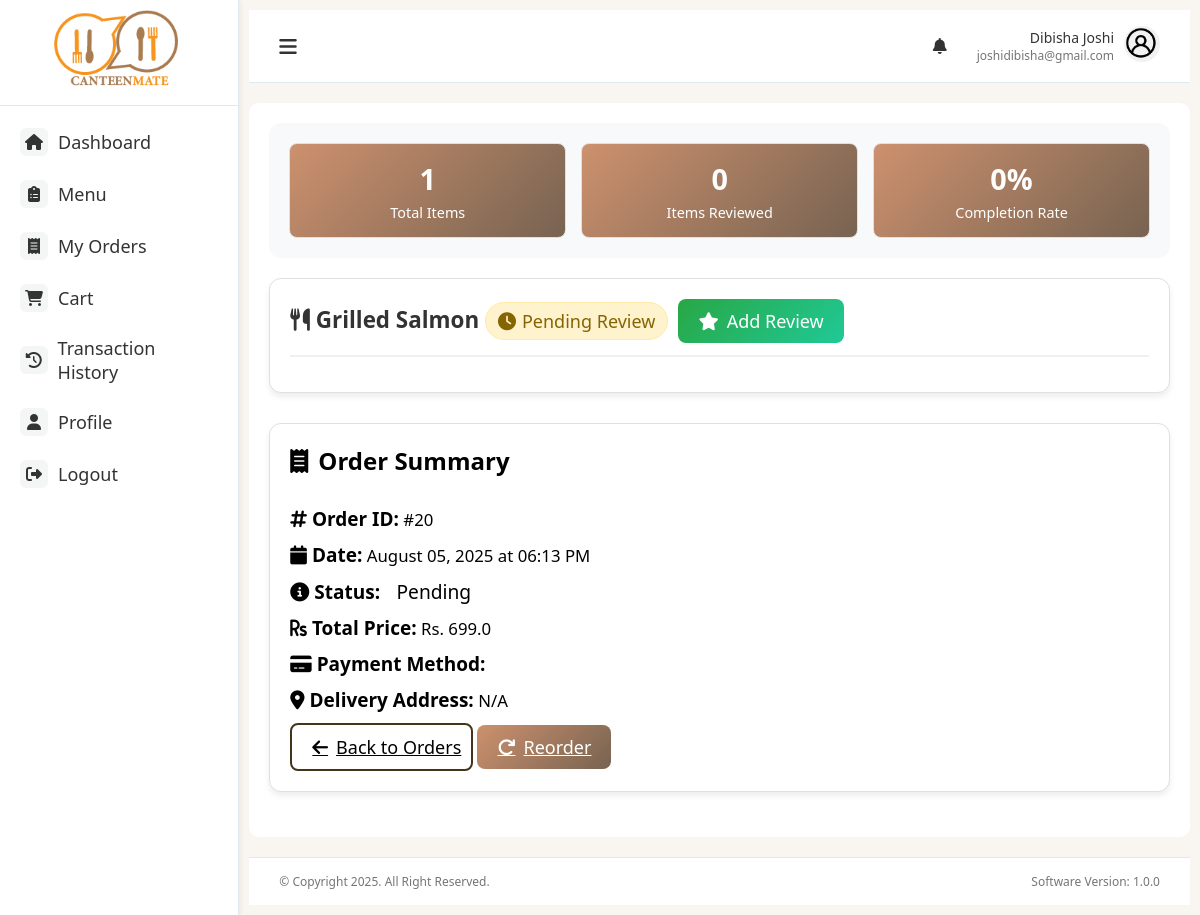
The app's page /order/20/review (signed in), older data.
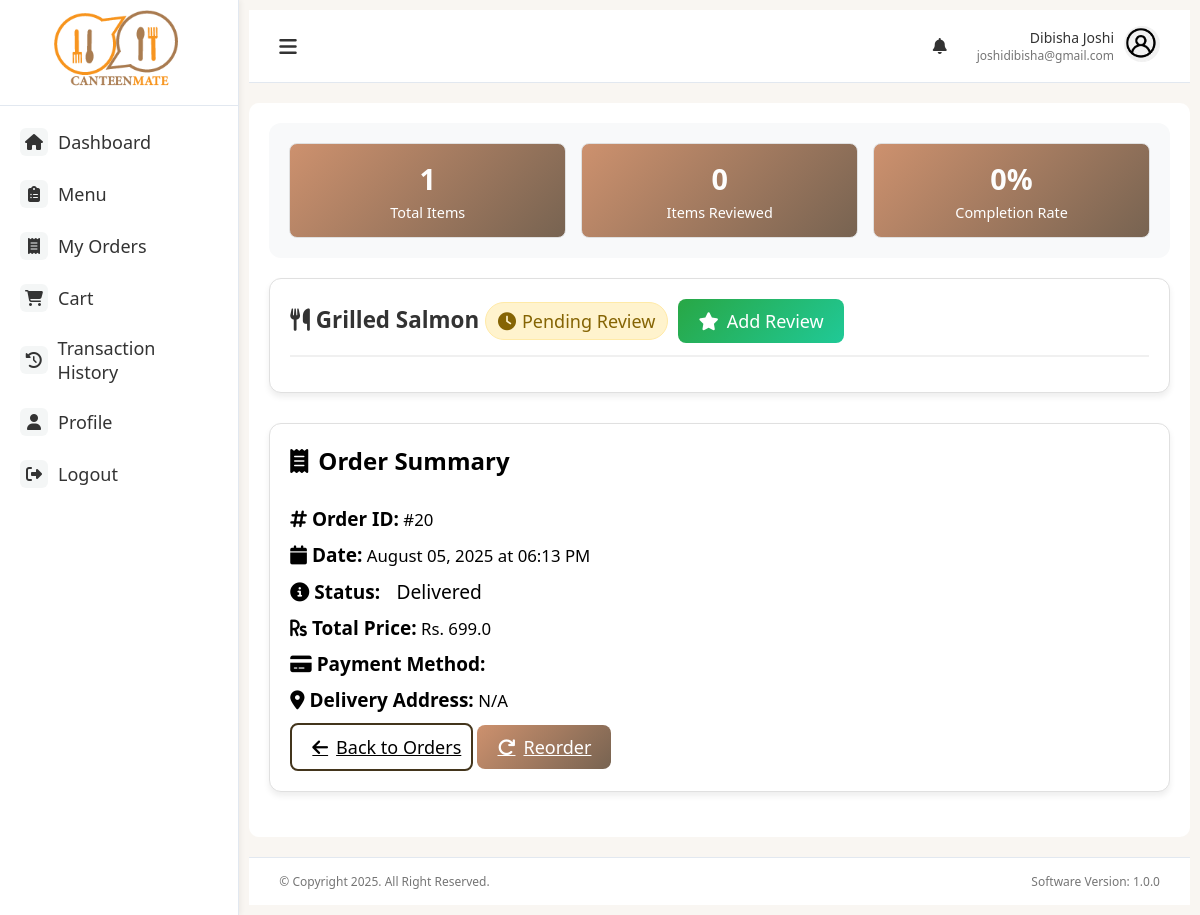
The same page, newer data.
### models.py (models this page shows, shortened)
class Order(db.Model):
    id = db.Column(db.Integer, primary_key=True)
    user_id = db.Column(db.Integer, db.ForeignKey('user.id'), nullable=False)
    name = db.Column(db.String(100), nullable=False)
    contact = db.Column(db.String(20), nullable=False)
    email = db.Column(db.String(100), nullable=False)
    delivery = db.Column(db.String(20), nullable=False)
    building = db.Column(db.String(100))
    floor = db.Column(db.String(100))
    payment = db.Column(db.String(20), nullable=False)
    status = db.Column(db.String(20), nullable=False, default='Pending')
    created_at = db.Column(db.DateTime, default=datetime.utcnow)
    total_amount = db.Column(db.Float, nullable=False)
    khalti_token = db.Column(db.String(255), nullable=True)
    esewa_transaction_code = db.Column(db.String(255), nullable=True)  # New field for eSewa
    items = db.relationship('OrderItem', backref='order', lazy=True)
    items = db.relationship('OrderItem', backref='order', lazy=True)
    @property
    def delivery_address(self):
        parts = [self.building, self.floor]
        return ', '.join([p for p in parts if p]) or "N/A"
    @property
    def total_price(self):
        return sum(item.quantity * item.price for item in self.items)

### main.py (the view)
@app.route('/order/<int:order_id>/review')
@login_required
def review_order(order_id):
    user_id = session.get('user_id')
    order = Order.query.filter_by(id=order_id, user_id=user_id).first_or_404()
    reviewed_items = db.session.query(Review.item_id).filter_by(
        order_id=order_id,
        user_id=user_id
    ).all()
    reviewed_item_ids = [item.item_id for item in reviewed_items]
    user_reviews = Review.query.filter_by(
        order_id=order_id,
        user_id=user_id
    ).all()
    reviews_by_item = {review.item_id: review for review in user_reviews}
    other_reviews = {}
    for item in order.items:
        other_user_reviews = Review.query.filter(
            Review.item_id == item.item_id,
            Review.user_id != user_id,
            Review.is_verified == True
        ).order_by(Review.created_at.desc()).limit(5).all()
        other_reviews[item.item_id] = other_user_reviews
    user = User.query.get(user_id)
    return render_template('review_order.html',
                         order=order,
                         reviewed_item_ids=reviewed_item_ids,
                         reviews_by_item=reviews_by_item,
                         other_reviews=other_reviews,
                         user=user)

### main.py (called while the page is built)
def login_required(view):
    @functools.wraps(view)
    def wrapped_view(**kwargs):
        if 'user_id' not in session:
            flash('Please log in to access this page', 'warning')
            return redirect(url_for('login'))
        return view(**kwargs)
    return wrapped_view

@app.context_processor
def inject_new_orders_count():
    count = Order.query.filter_by(status='pending').count()
    print(count)
    return dict(new_orders_count=count)

### templates/review_order.html (shortened to what this page needs)
{% extends "base.html" %}
{% block content %}
<div class="review-container">
    {% if order.items|length > 0 %}
    <div class="review-stats">
        <div class="stat-card">
            <div class="stat-value">{{ order.items|length }}</div>
            <div class="stat-label">Total Items</div>
        </div>
        <div class="stat-card">
            <div class="stat-value">{{ reviewed_item_ids|length if reviewed_item_ids else 0 }}</div>
            <div class="stat-label">Items Reviewed</div>
        </div>
        <div class="stat-card">
            <div class="stat-value">{{ ((reviewed_item_ids|length / order.items|length) * 100)|round|int if reviewed_item_ids else 0 }}%</div>
            <div class="stat-label">Completion Rate</div>
        </div>
    </div>
    {% endif %}
    {% for item in order.items %}
    <div class="card review-card" id="item_{{ item.item_id }}">
        <div class="review-header">
            <div>
                <i class="fas fa-utensils"></i> {{ item.name }}
                {% if item.item_id in reviewed_item_ids %}
                    <span class="review-badge verified">
                        <i class="fas fa-check-circle"></i> Reviewed
                    </span>
                {% else %}
                    <span class="review-badge pending">
                        <i class="fas fa-clock"></i> Pending Review
                    </span>
                {% endif %}
            </div>
            {% if item.item_id not in reviewed_item_ids %}
                <button class="btn-enhanced btn-success-enhanced" onclick="showReviewForm({{ item.item_id }}, '{{ item.name }}')">
                    <i class="fas fa-star"></i> Add Review
                </button>
            {% endif %}
        </div>
    </div>
    {% endfor %}
    <div class="card review-card order-summary-card">
        <div class="review-header">
            <i class="fas fa-receipt" style="padding-right:10px;"></i> Order Summary
        </div>
        <div class="card-body">
            <div class="row">
                <div class="col-md-6 mb-3">
                    <p><strong><i class="fas fa-hashtag"></i> Order ID:</strong> #{{ order.id }}</p>
                    <p><strong><i class="fas fa-calendar"></i> Date:</strong> {{ order.created_at.strftime('%B %d, %Y at %I:%M %p') }}</p>
                    <p><strong><i class="fas fa-info-circle"></i> Status:</strong>
                        <span class="badge bg-light text-dark">{{ order.status|title }}</span>
                    </p>
                </div>
                <div class="col-md-6 mb-3">
                    <p><strong><i class="fas fa-rupee-sign"></i> Total Price:</strong> Rs. {{ order.total_price }}</p>
                    <p><strong><i class="fas fa-credit-card"></i> Payment Method:</strong> {{ order.payment_method|title }}</p>
                    <p><strong><i class="fas fa-map-marker-alt"></i> Delivery Address:</strong> {{ order.delivery_address }}</p>
                </div>
            </div>
            <div class="d-flex gap-2 mt-3">
                <a href="{{ url_for('orders') }}" class="btn-enhanced btn-outline-enhanced">
                    <i class="fas fa-arrow-left"></i> Back to Orders
                </a>
                <a href="{{ url_for('reorder', order_id=order.id) }}" class="btn-enhanced btn-primary-enhanced">
                    <i class="fas fa-redo"></i> Reorder
                </a>
            </div>
        </div>
    </div>
</div>
{% endblock %}

Row changes from the older to the newer data that the page shows:
changed Order id 20: status "Pending" → "Delivered"
